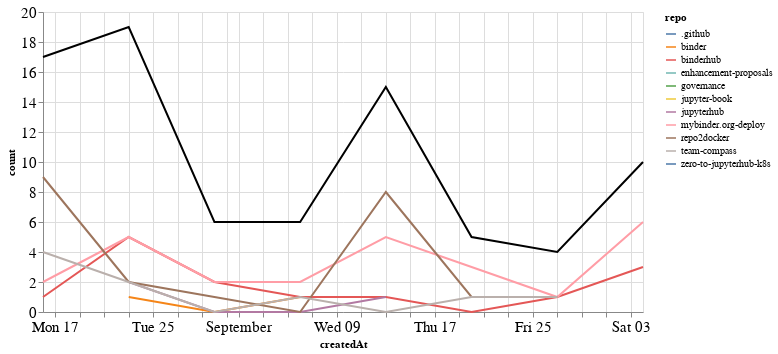

Notebook cell for this chart:
### Markdown cell above
## Comments

### Code cell
comments_time = comments.groupby('repo').resample('W', on='createdAt').count()['author'].reset_index()
comments_time = comments_time.rename(columns={'author': 'count'})
comments_time_total = comments_time.groupby('createdAt').agg({"count": "sum"}).reset_index()
ch1 = alt.Chart(comments_time, width=600).mark_line().encode(
    x='createdAt',
    y='count',
    color='repo',
    tooltip="repo"
)

ch2 = alt.Chart(comments_time_total, width=600).mark_line(color="black").encode(
    x='createdAt',
    y='count',
)

ch1 + ch2

### Figure 1 — Vega-Lite specification as saved in the notebook (floating-point values rounded to 4 significant figures)
{"config": {"axisLeft": {"labelFontSize": 15}, "axisBottom": {"labelFontSize": 15}}, "layer": [{"data": {"name": "data-20e6fc91e1a121da2fa4ea47231e6e94"}, "mark": "line", "encoding": {"color": {"type": "nominal", "field": "repo"}, "tooltip": {"type": "nominal", "field": "repo"}, "x": {"type": "temporal", "field": "createdAt"}, "y": {"type": "quantitative", "field": "count"}}, "width": 600}, {"data": {"name": "data-f86b871837c5c67f778d35d59ea820c1"}, "mark": {"type": "line", "color": "black"}, "encoding": {"x": {"type": "temporal", "field": "createdAt"}, "y": {"type": "quantitative", "field": "count"}}, "width": 600}], "$schema": "https://vega.github.io/schema/vega-lite/v4.8.1.json", "datasets": {"data-20e6fc91e1a121da2fa4ea47231e6e94": [{"repo": ".github", "createdAt": "2020-10-04T00:00:00", "count": 1}, {"repo": "binder", "createdAt": "2020-08-23T00:00:00", "count": 1}, {"repo": "binder", "createdAt": "2020-08-30T00:00:00", "count": 0}, {"repo": "binder", "createdAt": "2020-09-06T00:00:00", "count": 1}, {"repo": "binderhub", "createdAt": "2020-08-16T00:00:00", "count": 1}, {"repo": "binderhub", "createdAt": "2020-08-23T00:00:00", "count": 5}, {"repo": "binderhub", "createdAt": "2020-08-30T00:00:00", "count": 2}, {"repo": "binderhub", "createdAt": "2020-09-06T00:00:00", "count": 1}, {"repo": "binderhub", "createdAt": "2020-09-13T00:00:00", "count": 1}, {"repo": "binderhub", "createdAt": "2020-09-20T00:00:00", "count": 0}, {"repo": "binderhub", "createdAt": "2020-09-27T00:00:00", "count": 1}, {"repo": "binderhub", "createdAt": "2020-10-04T00:00:00", "count": 3}, {"repo": "enhancement-proposals", "createdAt": "2020-08-16T00:00:00", "count": 1}, {"repo": "governance", "createdAt": "2020-08-23T00:00:00", "count": 2}, {"repo": "jupyter-book", "createdAt": "2020-08-30T00:00:00", "count": 1}, {"repo": "jupyterhub", "createdAt": "2020-08-23T00:00:00", "count": 2}, {"repo": "jupyterhub", "createdAt": "2020-08-30T00:00:00", "count": 0}, {"repo": "jupyterhub", "createdAt": "2020-09-06T00:00:00", "count": 0}, {"repo": "jupyterhub", "createdAt": "2020-09-13T00:00:00", "count": 1}, {"repo": "mybinder.org-deploy", "createdAt": "2020-08-16T00:00:00", "count": 2}, {"repo": "mybinder.org-deploy", "createdAt": "2020-08-23T00:00:00", "count": 5}, {"repo": "mybinder.org-deploy", "createdAt": "2020-08-30T00:00:00", "count": 2}, {"repo": "mybinder.org-deploy", "createdAt": "2020-09-06T00:00:00", "count": 2}, {"repo": "mybinder.org-deploy", "createdAt": "2020-09-13T00:00:00", "count": 5}, {"repo": "mybinder.org-deploy", "createdAt": "2020-09-20T00:00:00", "count": 3}, {"repo": "mybinder.org-deploy", "createdAt": "2020-09-27T00:00:00", "count": 1}, {"repo": "mybinder.org-deploy", "createdAt": "2020-10-04T00:00:00", "count": 6}, {"repo": "repo2docker", "createdAt": "2020-08-16T00:00:00", "count": 9}, {"repo": "repo2docker", "createdAt": "2020-08-23T00:00:00", "count": 2}, {"repo": "repo2docker", "createdAt": "2020-08-30T00:00:00", "count": 1}, {"repo": "repo2docker", "createdAt": "2020-09-06T00:00:00", "count": 0}, {"repo": "repo2docker", "createdAt": "2020-09-13T00:00:00", "count": 8}, {"repo": "repo2docker", "createdAt": "2020-09-20T00:00:00", "count": 1}, {"repo": "repo2docker", "createdAt": "2020-09-27T00:00:00", "count": 1}, {"repo": "team-compass", "createdAt": "2020-08-16T00:00:00", "count": 4}, {"repo": "team-compass", "createdAt": "2020-08-23T00:00:00", "count": 2}, {"repo": "team-compass", "createdAt": "2020-08-30T00:00:00", "count": 0}, {"repo": "team-compass", "createdAt": "2020-09-06T00:00:00", "count": 1}, {"repo": "team-compass", "createdAt": "2020-09-13T00:00:00", "count": 0}, {"repo": "team-compass", "createdAt": "2020-09-20T00:00:00", "count": 1}, {"repo": "team-compass", "createdAt": "2020-09-27T00:00:00", "count": 1}, {"repo": "zero-to-jupyterhub-k8s", "createdAt": "2020-09-06T00:00:00", "count": 1}], "data-f86b871837c5c67f778d35d59ea820c1": [{"createdAt": "2020-08-16T00:00:00", "count": 17}, {"createdAt": "2020-08-23T00:00:00", "count": 19}, {"createdAt": "2020-08-30T00:00:00", "count": 6}, {"createdAt": "2020-09-06T00:00:00", "count": 6}, {"createdAt": "2020-09-13T00:00:00", "count": 15}, {"createdAt": "2020-09-20T00:00:00", "count": 5}, {"createdAt": "2020-09-27T00:00:00", "count": 4}, {"createdAt": "2020-10-04T00:00:00", "count": 10}]}}
